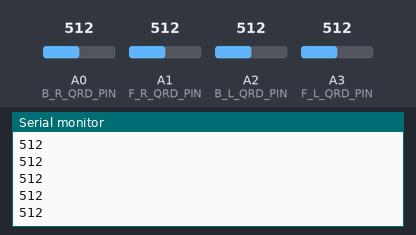
Simulated run of this sketch. Board: Arduino Uno, built with avr-gcc and run on an emulated ATmega328P. Shown: the last lines printed to the serial monitor. Inputs (shaded band) come from the test bench; at power-on: A0 (B_R_QRD_PIN) = 512, A1 (F_R_QRD_PIN) = 512, A2 (B_L_QRD_PIN) = 512, A3 (F_L_QRD_PIN) = 512.

Above: at 1.3 s.
1.4 s: A0 (B_R_QRD_PIN) set to 716
At 1.82 s:
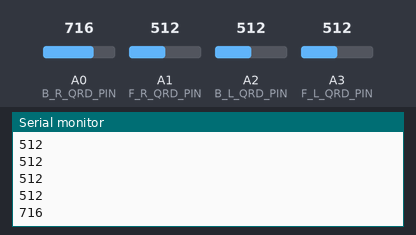
2.9 s: A1 (F_R_QRD_PIN) set to 306
At 3.32 s:
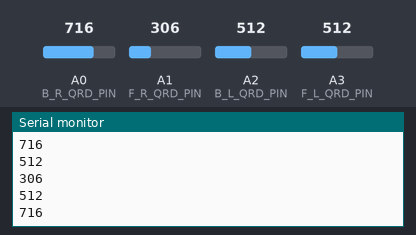
4.4 s: A2 (B_L_QRD_PIN) set to 992
At 4.82 s:
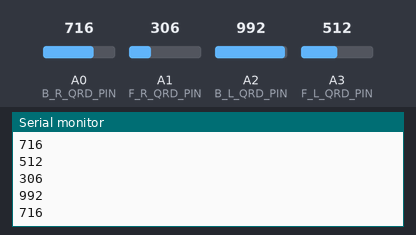
5.9 s: A3 (F_L_QRD_PIN) set to 30
Timing chart, 0 to 8.4 s (numbered marks = the images above; inputs shaded):
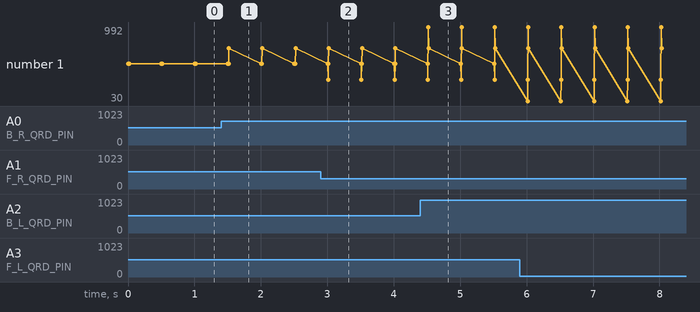

The sketch:

qrd_test.ino
```cpp
const unsigned int B_R_QRD_PIN = A0;
const unsigned int F_R_QRD_PIN = A1;
const unsigned int F_L_QRD_PIN = A3;
const unsigned int B_L_QRD_PIN = A2;


void setup(){
  pinMode(F_L_QRD_PIN, INPUT);
  pinMode(F_R_QRD_PIN, INPUT);
  pinMode(B_L_QRD_PIN, INPUT);
  pinMode(B_R_QRD_PIN, INPUT);

  Serial.begin(9600);
}

void loop(){
  getQrdState();
  delay(500);
}


void getQrdState() {
  unsigned int f_l_val = analogRead(F_L_QRD_PIN);
  unsigned int f_r_val = analogRead(F_R_QRD_PIN);
  unsigned int b_l_val = analogRead(B_L_QRD_PIN);
  unsigned int b_r_val = analogRead(B_R_QRD_PIN);

  Serial.println(f_l_val);
  Serial.println(f_r_val);
  Serial.println(b_l_val);
  Serial.println(b_r_val);
}
```

Measured:
- after the input at 1.4 s, the serial monitor: prints a new line after 0.12 s (image 1)
- after the input at 2.9 s, the serial monitor: prints a new line after 0.11 s (image 2)
- after the input at 4.4 s, the serial monitor: prints a new line after 0.12 s (image 3)
- plotted number 1: 512 → 716 after the input at 1.4 s
